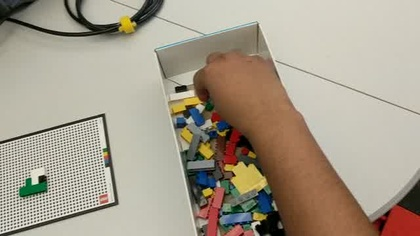
%> input picture tests/cv_bad_frame.jpeg, 420 x 236 px, shrunk from 640 x 360 before the run
$ octave --eval "result = skeleton_clean(rgb2gray(imread('../tests/cv_bad_frame.jpeg')));"   (GNU Octave 9; MATLAB toolbox functions it lacks are replaced by stand-ins)
%> lines starting %> are read from the running program, lines starting %| are printed output that depends on the picture; in (x1, y1, x2, y2) boxes, pixels count from 0 and x2, y2 are one past the last pixel; in counts of white or black regions, pixels touching at a corner belong together; the program's own positions count from 1
function [ bw_skel ] = skeleton_clean( bw )
bw_skel = bwmorph(bw, 'skel', Inf);
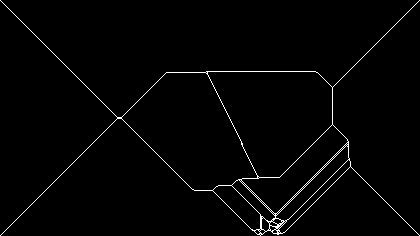
%> bw_skel: size 236x420 logical; 1.6% white in thin lines or dots

% cleaning skeleton...
for iter = 1 : 5
    branchpoints = bwmorph(bw_skel, 'branchpoints');
    endpoints = bwmorph(bw_skel, 'endpoints');
    endpoints_idxes = find(endpoints);
    branchpoints_dilated = imdilate(branchpoints, strel([0 1 0; 1 1 1; 0 1 0]));
    bw_skel_splitted = bw_skel;
    bw_skel_splitted(branchpoints_dilated) = 0;
    CC = bwconncomp(bw_skel_splitted);
    num_pixels = cellfun(@numel,CC.PixelIdxList);
    for i = 1 : length(num_pixels)
        if num_pixels(i) > 10
            continue;
        end;
        l = CC.PixelIdxList{i};
        for j = 1 : length(l);
            if any(endpoints_idxes == l(j))
                bw_skel(l) = 0;
                break;
            end;
        end;
    end;
    bw_skel = bwmorph(bw_skel, 'shrink', 1);
    bw_skel = bwmorph(bw_skel, 'skel', Inf);
end;
%> this loop made 5 passes
%> (endpoints_idxes, CC) on passes 2 to 5: ([238; 471; 27966; 98650; 98883], 36 connected components), ([475; 706; 98415; 98646], 35 connected components), ([712; 941; 98180; 98409], 36 connected components), ([949; 1176; 97945; 98172], 35 connected components)
%> CC on pass 1: 27 connected components
%> pass 1, in skeleton_clean, `branchpoints = bwmorph(bw_skel, 'branchpoints');`:
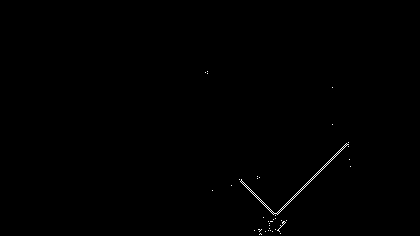
%> branchpoints: size 236x420 logical; 0.28% white in thin lines or dots, all inside (x1, y1, x2, y2) = (205, 71, 351, 235)
%> pass 1, in skeleton_clean, `endpoints = bwmorph(bw_skel, 'endpoints');`:
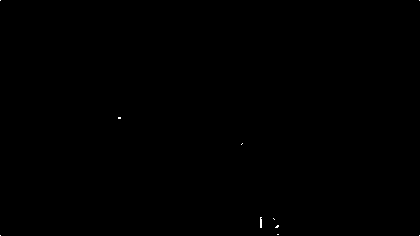
%> endpoints: size 236x420 logical; 0.05% white in thin lines or dots
%> pass 1, in skeleton_clean, `branchpoints_dilated = imdilate(branchpoints, strel([0 1 0; 1 1 1; 0 1..`:
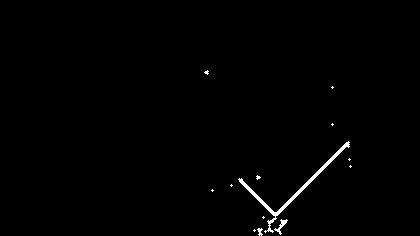
%> branchpoints_dilated: size 236x420 logical; 0.78% white; 13 white regions (10 under 20 px), largest, box (x1, y1, x2, y2) and area: (238, 141, 350, 233) 612, (274, 219, 288, 235) 67, (257, 228, 263, 236) 28
%> after the loop: bw_skel: size 236x420 logical; 1.6% white in thin lines or dots
%> after the loop:
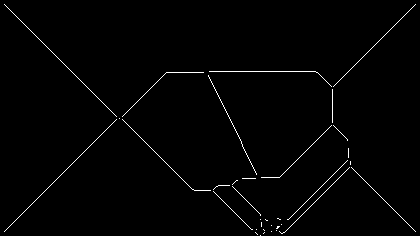
%> bw_skel_splitted: size 236x420 logical; 1.2% white in thin lines or dots

end

$ run again, on tests/cv_good_frame.jpeg
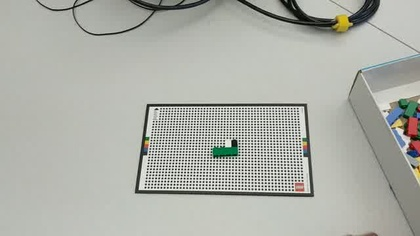
%> input picture tests/cv_good_frame.jpeg, 420 x 236 px, shrunk from 640 x 360 before the run
%> the loop in skeleton_clean, `for iter = 1 : 5` made 5 passes
%> (endpoints_idxes, CC, num_pixels) on passes 2 to 5: ([238; 471; 27966; 98650; 98883], 3 connected components, [418 116 116]), ([475; 706; 98415; 98646], 5 connected components, [115 115 182 115 115]), ([712; 941; 98180; 98409], 5 connected components, [114 114 182 114 114]), ([949; 1176; 97945; 98172], 5 connected components, [113 113 182 113 113])
%> pass 1, in skeleton_clean, `endpoints = bwmorph(bw_skel, 'endpoints');`:
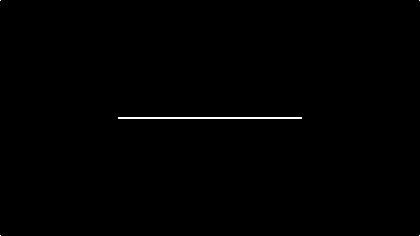
%> endpoints: size 236x420 logical; 0.38% white in thin lines or dots
%> after the loop in skeleton_clean, `for iter = 1 : 5`:
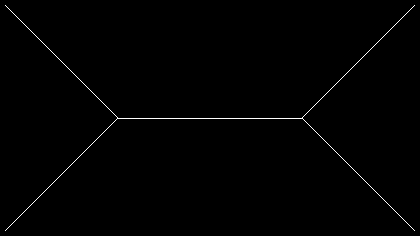
%> bw_skel: size 236x420 logical; 0.64% white in thin lines or dots

$ run again, on tests/empty_board.jpeg
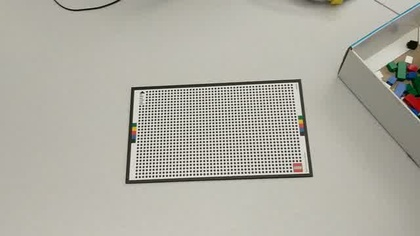
%> input picture tests/empty_board.jpeg, 420 x 236 px, shrunk from 640 x 360 before the run
%> the loop in skeleton_clean, `for iter = 1 : 5` made 5 passes
%> (endpoints_idxes, CC, num_pixels) on passes 2 to 5: ([238; 471; 27966; 98650; 98883], 3 connected components, [418 116 116]), ([475; 706; 98415; 98646], 5 connected components, [115 115 182 115 115]), ([712; 941; 98180; 98409], 5 connected components, [114 114 182 114 114]), ([949; 1176; 97945; 98172], 5 connected components, [113 113 182 113 113])
%> pass 1, in skeleton_clean, `endpoints = bwmorph(bw_skel, 'endpoints');`:
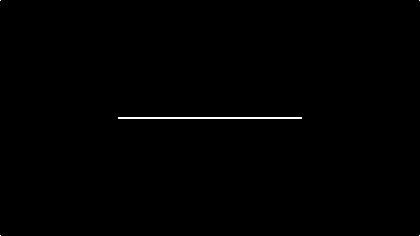
%> endpoints: size 236x420 logical; 0.38% white in thin lines or dots
%> after the loop in skeleton_clean, `for iter = 1 : 5`:
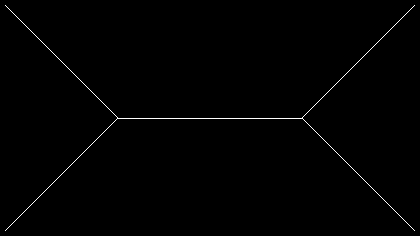
%> bw_skel: size 236x420 logical; 0.64% white in thin lines or dots
